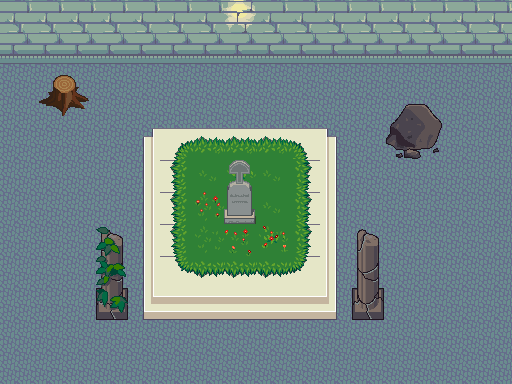

This game map was drawn from its Tiled (.tmx) file and the tilesets committed beside it. A one-line description and the full map source follow:
An orthogonal 16x12 tile map with 32x32 px tiles, 4 tile layers (Tile Layer 1, Tile Layer 2, Tile Layer 3, Tile Layer 4), 4 tilesets.

<map version="1.0" tiledversion="2017.11.22" orientation="orthogonal" renderorder="right-down" width="16" height="12" tilewidth="32" tileheight="32" infinite="0" nextobjectid="1">
 <tileset firstgid="1" source="Terrain and Outside.tsx" />
 <tileset firstgid="1025" source="Exterior Tiles.tsx" />
 <tileset firstgid="2049" source="Interior1.tsx" />
 <tileset firstgid="3073" source="Interior 2.tsx" />
 <layer name="Tile Layer 1" width="16" height="12">
  <data encoding="csv">
1857,1857,1857,1857,1857,1857,1857,1825,1857,1857,1857,1857,1857,1857,1857,1857,
1889,1889,1889,1889,1889,1889,1889,1889,1889,1889,1889,1889,1889,1889,1889,1889,
394,394,394,394,394,394,394,394,394,394,394,394,394,394,394,394,
394,394,394,394,394,394,394,394,394,394,394,394,394,394,394,394,
394,394,394,394,394,394,394,394,394,394,394,394,394,394,394,394,
394,394,394,394,394,394,394,394,394,394,394,394,394,394,394,394,
394,394,394,394,394,394,394,394,394,394,394,394,394,394,394,394,
394,394,394,394,394,394,394,394,394,394,394,394,394,394,394,394,
394,394,394,394,394,394,394,394,394,394,394,394,394,394,394,394,
394,394,394,394,394,394,394,394,394,394,394,394,394,394,394,394,
394,394,394,394,394,394,394,394,394,394,394,394,394,394,394,394,
394,394,394,394,394,394,394,394,394,394,394,394,394,394,394,394
</data>
 </layer>
 <layer name="Tile Layer 2" width="16" height="12">
  <data encoding="csv">
0,0,0,0,0,0,0,0,0,0,0,0,0,0,0,0,
0,0,0,0,0,0,0,0,0,0,0,0,0,0,0,0,
0,0,0,0,0,0,0,0,0,0,0,0,0,0,0,0,
0,0,0,0,0,0,0,0,0,0,0,0,0,0,0,0,
0,0,0,0,2147486651,3002,3002,3002,3002,3002,3003,0,0,0,0,0,
0,0,0,0,2147486683,3002,3002,3002,3002,3002,3035,0,0,0,0,0,
0,0,0,0,2147486683,3002,3002,3002,3002,3002,3035,0,0,0,0,0,
0,0,0,0,2147486683,3002,3002,3002,3002,3002,3035,0,0,0,0,0,
0,0,0,0,2147486683,3002,3002,3002,3002,3002,3035,0,0,0,0,0,
0,0,0,0,2147486715,3066,3066,3066,3066,3066,3067,0,0,0,0,0,
0,0,0,0,0,0,0,0,0,0,0,0,0,0,0,0,
0,0,0,0,0,0,0,0,0,0,0,0,0,0,0,0
</data>
 </layer>
 <layer name="Tile Layer 3" width="16" height="12">
  <data encoding="csv">
0,0,0,0,0,0,0,0,0,0,0,0,0,0,0,0,
0,0,0,0,0,0,0,0,0,0,0,0,0,0,0,0,
0,0,0,0,0,0,0,0,0,0,0,0,0,0,0,0,
0,0,0,0,0,0,0,0,0,0,0,0,0,0,0,0,
0,0,0,0,0,257,258,258,258,259,0,0,0,0,0,0,
0,0,0,0,0,289,355,353,355,291,0,0,0,0,0,0,
0,0,0,0,0,289,357,355,355,291,0,0,0,0,0,0,
0,0,0,948,0,289,354,358,356,291,0,944,0,0,0,0,
0,0,0,980,0,321,322,322,322,323,0,976,0,0,0,0,
0,0,0,1012,0,0,0,0,0,0,0,1008,0,0,0,0,
0,0,0,0,0,0,0,0,0,0,0,0,0,0,0,0,
0,0,0,0,0,0,0,0,0,0,0,0,0,0,0,0
</data>
 </layer>
 <layer name="Tile Layer 4" width="16" height="12">
  <data encoding="csv">
0,0,0,0,0,0,0,0,0,0,0,0,0,0,0,0,
0,0,0,0,0,0,0,0,0,0,0,0,0,0,0,0,
0,767,768,0,0,0,0,0,0,0,0,0,0,0,0,0,
0,799,800,0,0,0,0,0,0,0,0,0,946,947,0,0,
0,0,0,0,0,0,0,0,0,0,0,0,978,979,0,0,
0,0,0,0,0,0,0,1790,0,0,0,0,0,0,0,0,
0,0,0,0,0,0,0,1822,0,0,0,0,0,0,0,0,
0,0,0,0,0,0,0,0,0,0,0,0,0,0,0,0,
0,0,0,0,0,0,0,0,0,0,0,0,0,0,0,0,
0,0,0,0,0,0,0,0,0,0,0,0,0,0,0,0,
0,0,0,0,0,0,0,0,0,0,0,0,0,0,0,0,
0,0,0,0,0,0,0,0,0,0,0,0,0,0,0,0
</data>
 </layer>
</map>
